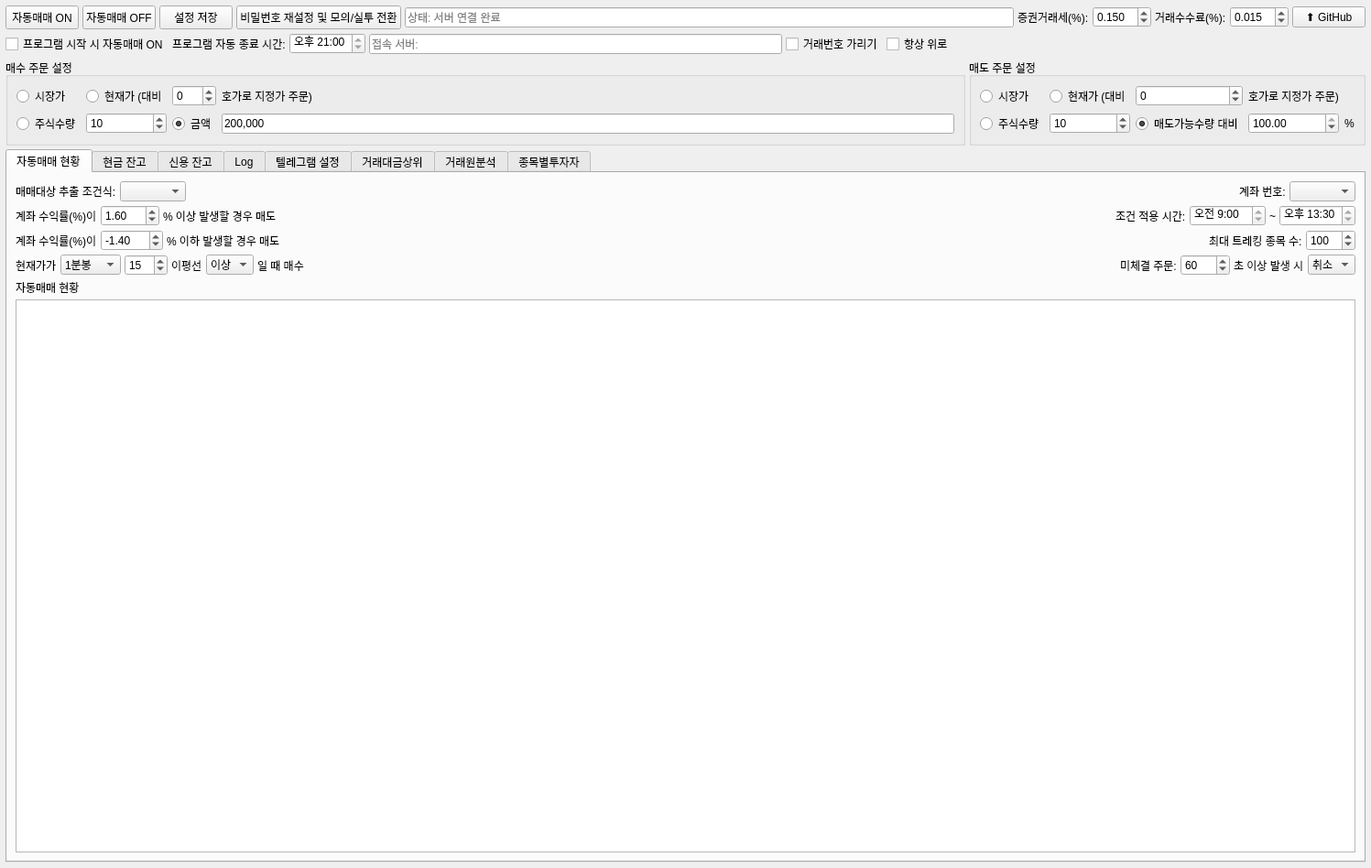
<?xml version="1.0" encoding="UTF-8"?>
<ui version="4.0">
 <class>MainWindow</class>
 <widget class="QMainWindow" name="MainWindow">
  <property name="geometry">
   <rect>
    <x>0</x>
    <y>0</y>
    <width>1497</width>
    <height>948</height>
   </rect>
  </property>
  <property name="windowTitle">
   <string>키움증권 자동 주문 프로그램</string>
  </property>
  <widget class="QWidget" name="centralwidget">
   <layout class="QVBoxLayout" name="verticalLayout_main">
    <property name="spacing">
     <number>4</number>
    </property>
    <property name="leftMargin">
     <number>6</number>
    </property>
    <property name="topMargin">
     <number>6</number>
    </property>
    <property name="rightMargin">
     <number>6</number>
    </property>
    <property name="bottomMargin">
     <number>6</number>
    </property>
    <item>
     <layout class="QHBoxLayout" name="hl_top">
      <item>
       <widget class="QPushButton" name="autoOnPushButton">
        <property name="text">
         <string>자동매매 ON</string>
        </property>
       </widget>
      </item>
      <item>
       <widget class="QPushButton" name="autoOffPushButton">
        <property name="text">
         <string>자동매매 OFF</string>
        </property>
       </widget>
      </item>
      <item>
       <widget class="QPushButton" name="saveSettingsPushButton">
        <property name="text">
         <string>설정 저장</string>
        </property>
       </widget>
      </item>
      <item>
       <widget class="QPushButton" name="convertServerPushButton">
        <property name="text">
         <string>비밀번호 재설정 및 모의/실투 전환</string>
        </property>
       </widget>
      </item>
      <item>
       <widget class="QLineEdit" name="statusLineEdit">
        <property name="readOnly">
         <bool>true</bool>
        </property>
        <property name="placeholderText">
         <string>상태: 서버 연결 완료</string>
        </property>
       </widget>
      </item>
      <item>
       <widget class="QLabel" name="label_tax">
        <property name="text">
         <string>증권거래세(%):</string>
        </property>
       </widget>
      </item>
      <item>
       <widget class="QDoubleSpinBox" name="taxDoubleSpinBox">
        <property name="decimals">
         <number>3</number>
        </property>
        <property name="maximum">
         <double>10.000000000000000</double>
        </property>
        <property name="singleStep">
         <double>0.001000000000000</double>
        </property>
        <property name="value">
         <double>0.150000000000000</double>
        </property>
       </widget>
      </item>
      <item>
       <widget class="QLabel" name="label_fee">
        <property name="text">
         <string>거래수수료(%):</string>
        </property>
       </widget>
      </item>
      <item>
       <widget class="QDoubleSpinBox" name="transactionFeeDoubleSpinBox">
        <property name="decimals">
         <number>3</number>
        </property>
        <property name="maximum">
         <double>10.000000000000000</double>
        </property>
        <property name="singleStep">
         <double>0.001000000000000</double>
        </property>
        <property name="value">
         <double>0.015000000000000</double>
        </property>
       </widget>
      </item>
      <item>
       <widget class="QPushButton" name="githubPushButton">
        <property name="text">
         <string>⬆ GitHub</string>
        </property>
        <property name="toolTip">
         <string>GitHub에 현재 코드를 업로드합니다 (git add → commit → push)</string>
        </property>
        <property name="minimumWidth">
         <number>100</number>
        </property>
        <property name="maximumWidth">
         <number>120</number>
        </property>
       </widget>
      </item>
     </layout>
    </item>
    <item>
     <layout class="QHBoxLayout" name="hl_options">
      <item>
       <widget class="QCheckBox" name="autoOnCheckBox">
        <property name="text">
         <string>프로그램 시작 시 자동매매 ON</string>
        </property>
       </widget>
      </item>
      <item>
       <widget class="QLabel" name="label_shutdown">
        <property name="text">
         <string>프로그램 자동 종료 시간:</string>
        </property>
       </widget>
      </item>
      <item>
       <widget class="QTimeEdit" name="autoShutDownTimeEdit">
        <property name="displayFormat">
         <string>오후 h:mm</string>
        </property>
        <property name="time">
         <time>
          <hour>21</hour>
          <minute>0</minute>
          <second>0</second>
         </time>
        </property>
       </widget>
      </item>
      <item>
       <widget class="QLineEdit" name="serverLineEdit">
        <property name="readOnly">
         <bool>true</bool>
        </property>
        <property name="placeholderText">
         <string>접속 서버:</string>
        </property>
       </widget>
      </item>
      <item>
       <widget class="QCheckBox" name="maskAccountCheckBox">
        <property name="text">
         <string>거래번호 가리기</string>
        </property>
       </widget>
      </item>
      <item>
       <widget class="QCheckBox" name="alwaysOnTopCheckBox">
        <property name="text">
         <string>항상 위로</string>
        </property>
       </widget>
      </item>
      <item>
       <spacer name="sp_options">
        <property name="orientation">
         <enum>Qt::Horizontal</enum>
        </property>
        <property name="sizeHint" stdset="0">
         <size>
          <width>40</width>
          <height>20</height>
         </size>
        </property>
       </spacer>
      </item>
     </layout>
    </item>
    <item>
     <layout class="QHBoxLayout" name="hl_order_settings">
      <item>
       <widget class="QGroupBox" name="groupBox_buy">
        <property name="title">
         <string>매수 주문 설정</string>
        </property>
        <layout class="QGridLayout" name="gl_buy">
         <item row="0" column="0">
          <widget class="QRadioButton" name="buyMarketRadioButton">
           <property name="text">
            <string>시장가</string>
           </property>
          </widget>
         </item>
         <item row="0" column="1">
          <widget class="QRadioButton" name="buyLimitRadioButton">
           <property name="text">
            <string>현재가 (대비</string>
           </property>
           <property name="checked">
            <bool>false</bool>
           </property>
          </widget>
         </item>
         <item row="0" column="2">
          <widget class="QSpinBox" name="buyOffsetSpinBox">
           <property name="minimum">
            <number>-99</number>
           </property>
           <property name="maximum">
            <number>99</number>
           </property>
           <property name="value">
            <number>0</number>
           </property>
          </widget>
         </item>
         <item row="0" column="3">
          <widget class="QLabel" name="label_buy_hoga">
           <property name="text">
            <string>호가로 지정가 주문)</string>
           </property>
          </widget>
         </item>
         <item row="1" column="0">
          <widget class="QRadioButton" name="buyQuantityRadioButton">
           <property name="text">
            <string>주식수량</string>
           </property>
          </widget>
         </item>
         <item row="1" column="1">
          <widget class="QSpinBox" name="buyQuantitySpinBox">
           <property name="minimum">
            <number>1</number>
           </property>
           <property name="maximum">
            <number>99999</number>
           </property>
           <property name="value">
            <number>10</number>
           </property>
          </widget>
         </item>
         <item row="1" column="2">
          <widget class="QRadioButton" name="buyAmountRadioButton">
           <property name="text">
            <string>금액</string>
           </property>
           <property name="checked">
            <bool>true</bool>
           </property>
          </widget>
         </item>
         <item row="1" column="3">
          <widget class="QLineEdit" name="customBuyAmountLineEdit">
           <property name="text">
            <string>200,000</string>
           </property>
          </widget>
         </item>
        </layout>
       </widget>
      </item>
      <item>
       <widget class="QGroupBox" name="groupBox_sell">
        <property name="title">
         <string>매도 주문 설정</string>
        </property>
        <layout class="QGridLayout" name="gl_sell">
         <item row="0" column="0">
          <widget class="QRadioButton" name="sellMarketRadioButton">
           <property name="text">
            <string>시장가</string>
           </property>
          </widget>
         </item>
         <item row="0" column="1">
          <widget class="QRadioButton" name="sellLimitRadioButton">
           <property name="text">
            <string>현재가 (대비</string>
           </property>
           <property name="checked">
            <bool>false</bool>
           </property>
          </widget>
         </item>
         <item row="0" column="2">
          <widget class="QSpinBox" name="sellOffsetSpinBox">
           <property name="minimum">
            <number>-99</number>
           </property>
           <property name="maximum">
            <number>99</number>
           </property>
           <property name="value">
            <number>0</number>
           </property>
          </widget>
         </item>
         <item row="0" column="3">
          <widget class="QLabel" name="label_sell_hoga">
           <property name="text">
            <string>호가로 지정가 주문)</string>
           </property>
          </widget>
         </item>
         <item row="1" column="0">
          <widget class="QRadioButton" name="sellQuantityRadioButton">
           <property name="text">
            <string>주식수량</string>
           </property>
          </widget>
         </item>
         <item row="1" column="1">
          <widget class="QSpinBox" name="sellQuantitySpinBox">
           <property name="minimum">
            <number>1</number>
           </property>
           <property name="maximum">
            <number>99999</number>
           </property>
           <property name="value">
            <number>10</number>
           </property>
          </widget>
         </item>
         <item row="1" column="2">
          <widget class="QRadioButton" name="sellAvailableRadioButton">
           <property name="text">
            <string>매도가능수량 대비</string>
           </property>
           <property name="checked">
            <bool>true</bool>
           </property>
          </widget>
         </item>
         <item row="1" column="3">
          <widget class="QDoubleSpinBox" name="sellAvailableRatioSpinBox">
           <property name="minimum">
            <double>1.000000000000000</double>
           </property>
           <property name="maximum">
            <double>100.000000000000000</double>
           </property>
           <property name="value">
            <double>100.000000000000000</double>
           </property>
          </widget>
         </item>
         <item row="1" column="4">
          <widget class="QLabel" name="label_sell_pct">
           <property name="text">
            <string>%</string>
           </property>
          </widget>
         </item>
        </layout>
       </widget>
      </item>
     </layout>
    </item>
    <item>
     <widget class="QTabWidget" name="mainTabWidget">
      <property name="currentIndex">
       <number>0</number>
      </property>
      <widget class="QWidget" name="tab_auto">
       <attribute name="title">
        <string>자동매매 현황</string>
       </attribute>
       <layout class="QVBoxLayout" name="vl_auto">
        <property name="spacing">
         <number>4</number>
        </property>
        <item>
         <layout class="QHBoxLayout" name="hl_condition">
          <item>
           <widget class="QLabel" name="label_condition">
            <property name="text">
             <string>매매대상 추출 조건식:</string>
            </property>
           </widget>
          </item>
          <item>
           <widget class="QComboBox" name="conditionSearchComboBox"/>
          </item>
          <item>
           <spacer name="sp_cond">
            <property name="orientation">
             <enum>Qt::Horizontal</enum>
            </property>
            <property name="sizeHint" stdset="0">
             <size>
              <width>20</width>
              <height>20</height>
             </size>
            </property>
           </spacer>
          </item>
          <item>
           <widget class="QLabel" name="label_accountnum">
            <property name="text">
             <string>계좌 번호:</string>
            </property>
           </widget>
          </item>
          <item>
           <widget class="QComboBox" name="customAccountNumComboBox"/>
          </item>
         </layout>
        </item>
        <item>
         <layout class="QHBoxLayout" name="hl_profit_upper">
          <item>
           <widget class="QLabel" name="label_profit_upper">
            <property name="text">
             <string>계좌 수익률(%)이</string>
            </property>
           </widget>
          </item>
          <item>
           <widget class="QDoubleSpinBox" name="profitSellUpperSpinBox">
            <property name="minimum">
             <double>0.000000000000000</double>
            </property>
            <property name="maximum">
             <double>100.000000000000000</double>
            </property>
            <property name="singleStep">
             <double>0.010000000000000</double>
            </property>
            <property name="value">
             <double>1.600000000000000</double>
            </property>
           </widget>
          </item>
          <item>
           <widget class="QLabel" name="label_profit_upper2">
            <property name="text">
             <string>% 이상 발생할 경우 매도</string>
            </property>
           </widget>
          </item>
          <item>
           <spacer name="sp_upper">
            <property name="orientation">
             <enum>Qt::Horizontal</enum>
            </property>
            <property name="sizeHint" stdset="0">
             <size>
              <width>20</width>
              <height>20</height>
             </size>
            </property>
           </spacer>
          </item>
          <item>
           <widget class="QLabel" name="label_tradetime">
            <property name="text">
             <string>조건 적용 시간:</string>
            </property>
           </widget>
          </item>
          <item>
           <widget class="QTimeEdit" name="tradeStartTimeEdit">
            <property name="displayFormat">
             <string>오전 h:mm</string>
            </property>
            <property name="time">
             <time>
              <hour>9</hour>
              <minute>0</minute>
              <second>0</second>
             </time>
            </property>
           </widget>
          </item>
          <item>
           <widget class="QLabel" name="label_tilde">
            <property name="text">
             <string>~</string>
            </property>
           </widget>
          </item>
          <item>
           <widget class="QTimeEdit" name="tradeEndTimeEdit">
            <property name="displayFormat">
             <string>오후 h:mm</string>
            </property>
            <property name="time">
             <time>
              <hour>13</hour>
              <minute>30</minute>
              <second>0</second>
             </time>
            </property>
           </widget>
          </item>
         </layout>
        </item>
        <item>
         <layout class="QHBoxLayout" name="hl_profit_lower">
          <item>
           <widget class="QLabel" name="label_profit_lower">
            <property name="text">
             <string>계좌 수익률(%)이</string>
            </property>
           </widget>
          </item>
          <item>
           <widget class="QDoubleSpinBox" name="profitSellLowerSpinBox">
            <property name="minimum">
             <double>-100.000000000000000</double>
            </property>
            <property name="maximum">
             <double>0.000000000000000</double>
            </property>
            <property name="singleStep">
             <double>0.010000000000000</double>
            </property>
            <property name="value">
             <double>-1.400000000000000</double>
            </property>
           </widget>
          </item>
          <item>
           <widget class="QLabel" name="label_profit_lower2">
            <property name="text">
             <string>% 이하 발생할 경우 매도</string>
            </property>
           </widget>
          </item>
          <item>
           <spacer name="sp_lower">
            <property name="orientation">
             <enum>Qt::Horizontal</enum>
            </property>
            <property name="sizeHint" stdset="0">
             <size>
              <width>20</width>
              <height>20</height>
             </size>
            </property>
           </spacer>
          </item>
          <item>
           <widget class="QLabel" name="label_maxtrack">
            <property name="text">
             <string>최대 트레킹 종목 수:</string>
            </property>
           </widget>
          </item>
          <item>
           <widget class="QSpinBox" name="maxTrackingCountSpinBox">
            <property name="minimum">
             <number>1</number>
            </property>
            <property name="maximum">
             <number>9999</number>
            </property>
            <property name="value">
             <number>100</number>
            </property>
           </widget>
          </item>
         </layout>
        </item>
        <item>
         <layout class="QHBoxLayout" name="hl_ma">
          <item>
           <widget class="QLabel" name="label_ma_prefix">
            <property name="text">
             <string>현재가가</string>
            </property>
           </widget>
          </item>
          <item>
           <widget class="QComboBox" name="candleTypeComboBox">
            <item>
             <property name="text">
              <string>1분봉</string>
             </property>
            </item>
            <item>
             <property name="text">
              <string>3분봉</string>
             </property>
            </item>
            <item>
             <property name="text">
              <string>5분봉</string>
             </property>
            </item>
            <item>
             <property name="text">
              <string>10분봉</string>
             </property>
            </item>
            <item>
             <property name="text">
              <string>15분봉</string>
             </property>
            </item>
            <item>
             <property name="text">
              <string>30분봉</string>
             </property>
            </item>
            <item>
             <property name="text">
              <string>60분봉</string>
             </property>
            </item>
            <item>
             <property name="text">
              <string>일봉</string>
             </property>
            </item>
           </widget>
          </item>
          <item>
           <widget class="QSpinBox" name="maLengthSpinBox">
            <property name="minimum">
             <number>1</number>
            </property>
            <property name="maximum">
             <number>999</number>
            </property>
            <property name="value">
             <number>15</number>
            </property>
           </widget>
          </item>
          <item>
           <widget class="QLabel" name="label_matype">
            <property name="text">
             <string>이평선</string>
            </property>
           </widget>
          </item>
          <item>
           <widget class="QComboBox" name="maConditionComboBox">
            <item>
             <property name="text">
              <string>이상</string>
             </property>
            </item>
            <item>
             <property name="text">
              <string>이하</string>
             </property>
            </item>
           </widget>
          </item>
          <item>
           <widget class="QLabel" name="label_ma_suffix">
            <property name="text">
             <string>일 때 매수</string>
            </property>
           </widget>
          </item>
          <item>
           <spacer name="sp_ma">
            <property name="orientation">
             <enum>Qt::Horizontal</enum>
            </property>
            <property name="sizeHint" stdset="0">
             <size>
              <width>20</width>
              <height>20</height>
             </size>
            </property>
           </spacer>
          </item>
          <item>
           <widget class="QLabel" name="label_unfilled">
            <property name="text">
             <string>미체결 주문:</string>
            </property>
           </widget>
          </item>
          <item>
           <widget class="QSpinBox" name="unfilledOrderSecondsSpinBox">
            <property name="minimum">
             <number>10</number>
            </property>
            <property name="maximum">
             <number>3600</number>
            </property>
            <property name="value">
             <number>60</number>
            </property>
           </widget>
          </item>
          <item>
           <widget class="QLabel" name="label_unfilled2">
            <property name="text">
             <string>초 이상 발생 시</string>
            </property>
           </widget>
          </item>
          <item>
           <widget class="QComboBox" name="unfilledOrderActionComboBox">
            <item>
             <property name="text">
              <string>취소</string>
             </property>
            </item>
            <item>
             <property name="text">
              <string>정정</string>
             </property>
            </item>
           </widget>
          </item>
         </layout>
        </item>
        <item>
         <widget class="QLabel" name="label_autotrade_table">
          <property name="text">
           <string>자동매매 현황</string>
          </property>
         </widget>
        </item>
        <item>
         <widget class="QTableView" name="autoTradeTableView"/>
        </item>
       </layout>
      </widget>
      <widget class="QWidget" name="tab_cash">
       <attribute name="title">
        <string>현금 잔고</string>
       </attribute>
       <layout class="QVBoxLayout" name="vl_cash">
        <item>
         <widget class="QTableView" name="accountInfoTableView"/>
        </item>
       </layout>
      </widget>
      <widget class="QWidget" name="tab_credit">
       <attribute name="title">
        <string>신용 잔고</string>
       </attribute>
       <layout class="QVBoxLayout" name="vl_credit">
        <item>
         <widget class="QTableView" name="creditAccountInfoTableView"/>
        </item>
       </layout>
      </widget>
      <widget class="QWidget" name="tab_log">
       <attribute name="title">
        <string>Log</string>
       </attribute>
       <layout class="QVBoxLayout" name="vl_log">
        <item>
         <widget class="QPlainTextEdit" name="logPlainTextEdit">
          <property name="readOnly">
           <bool>true</bool>
          </property>
         </widget>
        </item>
       </layout>
      </widget>
      <widget class="QWidget" name="tab_telegram">
       <attribute name="title">
        <string>텔레그램 설정</string>
       </attribute>
       <layout class="QVBoxLayout" name="vl_telegram">
        <item>
         <layout class="QHBoxLayout" name="hl_tg_keys">
          <item>
           <widget class="QLabel" name="label_apikey">
            <property name="text">
             <string>API KEY:</string>
            </property>
           </widget>
          </item>
          <item>
           <widget class="QLineEdit" name="telegramAPIKEYLineEdit"/>
          </item>
          <item>
           <widget class="QLabel" name="label_chatid">
            <property name="text">
             <string>Chat ID:</string>
            </property>
           </widget>
          </item>
          <item>
           <widget class="QLineEdit" name="telegramChatIDLineEdit"/>
          </item>
         </layout>
        </item>
        <item>
         <layout class="QHBoxLayout" name="hl_tg_opt">
          <item>
           <widget class="QRadioButton" name="telegramOnlyLoginRadioButton">
            <property name="text">
             <string>로그인 시만 전송</string>
            </property>
            <property name="checked">
             <bool>true</bool>
            </property>
           </widget>
          </item>
          <item>
           <widget class="QRadioButton" name="telegramSendAllRadioButton">
            <property name="text">
             <string>전체 전송</string>
            </property>
           </widget>
          </item>
          <item>
           <widget class="QPushButton" name="sendSampleTelegramPushButton">
            <property name="text">
             <string>테스트 전송</string>
            </property>
           </widget>
          </item>
          <item>
           <spacer name="sp_tg">
            <property name="orientation">
             <enum>Qt::Horizontal</enum>
            </property>
            <property name="sizeHint" stdset="0">
             <size>
              <width>40</width>
              <height>20</height>
             </size>
            </property>
           </spacer>
          </item>
         </layout>
        </item>
        <item>
         <spacer name="sp_tg_v">
          <property name="orientation">
           <enum>Qt::Vertical</enum>
          </property>
          <property name="sizeHint" stdset="0">
           <size>
            <width>20</width>
            <height>40</height>
           </size>
          </property>
         </spacer>
        </item>
       </layout>
      </widget>
      <widget class="QWidget" name="tab_top_trading">
       <attribute name="title">
        <string>거래대금상위</string>
       </attribute>
       <layout class="QVBoxLayout" name="vl_top_trading">
        <property name="leftMargin">
         <number>4</number>
        </property>
        <property name="topMargin">
         <number>4</number>
        </property>
        <property name="rightMargin">
         <number>4</number>
        </property>
        <property name="bottomMargin">
         <number>4</number>
        </property>
        <item>
         <layout class="QHBoxLayout" name="hl_top_trading_ctrl">
          <item>
           <widget class="QLabel" name="label_top_market">
            <property name="text">
             <string>시장:</string>
            </property>
           </widget>
          </item>
          <item>
           <widget class="QComboBox" name="topTradingMarketComboBox"/>
          </item>
          <item>
           <widget class="QLabel" name="label_top_filter">
            <property name="text">
             <string>종목조건:</string>
            </property>
           </widget>
          </item>
          <item>
           <widget class="QComboBox" name="topTradingFilterComboBox"/>
          </item>
          <item>
           <widget class="QPushButton" name="topTradingRefreshPushButton">
            <property name="text">
             <string>조회</string>
            </property>
           </widget>
          </item>
          <item>
           <widget class="QLabel" name="label_top_interval">
            <property name="text">
             <string>자동조회 간격:</string>
            </property>
           </widget>
          </item>
          <item>
           <widget class="QSpinBox" name="topTradingIntervalSpinBox">
            <property name="minimum">
             <number>10</number>
            </property>
            <property name="maximum">
             <number>3600</number>
            </property>
            <property name="value">
             <number>60</number>
            </property>
           </widget>
          </item>
          <item>
           <widget class="QLabel" name="label_top_sec">
            <property name="text">
             <string>초</string>
            </property>
           </widget>
          </item>
          <item>
           <widget class="QPushButton" name="topTradingAutoRefreshPushButton">
            <property name="text">
             <string>자동조회 OFF</string>
            </property>
            <property name="checkable">
             <bool>true</bool>
            </property>
           </widget>
          </item>
          <item>
           <widget class="QPushButton" name="topTradingSectorSortPushButton">
            <property name="text">
             <string>섹터정렬 OFF</string>
            </property>
            <property name="checkable">
             <bool>true</bool>
            </property>
           </widget>
          </item>
          <item>
           <spacer name="sp_top_trading_h">
            <property name="orientation">
             <enum>Qt::Horizontal</enum>
            </property>
            <property name="sizeHint" stdset="0">
             <size>
              <width>40</width>
              <height>20</height>
             </size>
            </property>
           </spacer>
          </item>
          <item>
           <widget class="QLabel" name="trUsageLabel">
            <property name="text">
             <string>TR 사용: 0 / 990  |  잔여: 990</string>
            </property>
           </widget>
          </item>
         </layout>
        </item>
        <item>
         <widget class="QTableWidget" name="topTradingTableWidget">
          <property name="editTriggers">
           <set>QAbstractItemView::NoEditTriggers</set>
          </property>
          <property name="selectionBehavior">
           <enum>QAbstractItemView::SelectRows</enum>
          </property>
          <property name="columnCount">
           <number>12</number>
          </property>
          <column>
           <property name="text"><string>순위</string></property>
          </column>
          <column>
           <property name="text"><string>전일순위</string></property>
          </column>
          <column>
           <property name="text"><string>종목명</string></property>
          </column>
          <column>
           <property name="text"><string>업종</string></property>
          </column>
          <column>
           <property name="text"><string>현재가</string></property>
          </column>
          <column>
           <property name="text"><string>전일대비</string></property>
          </column>
          <column>
           <property name="text"><string>등락률(%)</string></property>
          </column>
          <column>
           <property name="text"><string>매도호가</string></property>
          </column>
          <column>
           <property name="text"><string>매수호가</string></property>
          </column>
          <column>
           <property name="text"><string>거래량</string></property>
          </column>
          <column>
           <property name="text"><string>시가총액(억)</string></property>
          </column>
          <column>
           <property name="text"><string>거래대금(억)</string></property>
          </column>
         </widget>
        </item>
       </layout>
      </widget>
      <widget class="QWidget" name="tab_broker">
       <attribute name="title">
        <string>거래원분석</string>
       </attribute>
       <layout class="QVBoxLayout" name="vl_broker">
        <property name="leftMargin"><number>4</number></property>
        <property name="topMargin"><number>4</number></property>
        <property name="rightMargin"><number>4</number></property>
        <property name="bottomMargin"><number>4</number></property>
        <item>
         <layout class="QHBoxLayout" name="hl_broker_ctrl">
          <item>
           <widget class="QLabel" name="label_broker_code">
            <property name="text"><string>종목코드:</string></property>
           </widget>
          </item>
          <item>
           <widget class="QLineEdit" name="brokerStockCodeLineEdit">
            <property name="placeholderText"><string>예: 000660</string></property>
            <property name="maximumWidth"><number>80</number></property>
           </widget>
          </item>
          <item>
           <widget class="QLabel" name="brokerStockNameLabel">
            <property name="text"><string></string></property>
            <property name="minimumWidth"><number>80</number></property>
           </widget>
          </item>
          <item>
           <widget class="QRadioButton" name="brokerTimeRadioButton">
            <property name="text"><string>시간별</string></property>
            <property name="checked"><bool>true</bool></property>
           </widget>
          </item>
          <item>
           <widget class="QRadioButton" name="brokerDayRadioButton">
            <property name="text"><string>일별</string></property>
           </widget>
          </item>
          <item>
           <widget class="QLabel" name="label_broker_date">
            <property name="text"><string>날짜:</string></property>
           </widget>
          </item>
          <item>
           <widget class="QDateEdit" name="brokerAnalysisDateEdit">
            <property name="calendarPopup"><bool>true</bool></property>
            <property name="displayFormat"><string>yyyy/MM/dd</string></property>
           </widget>
          </item>
          <item>
           <widget class="QPushButton" name="brokerRefreshPushButton">
            <property name="text"><string>조회</string></property>
           </widget>
          </item>
          <item>
           <spacer name="sp_broker_h">
            <property name="orientation"><enum>Qt::Horizontal</enum></property>
            <property name="sizeHint" stdset="0">
             <size><width>40</width><height>20</height></size>
            </property>
           </spacer>
          </item>
          <item>
           <widget class="QLabel" name="brokerTrUsageLabel">
            <property name="text"><string></string></property>
           </widget>
          </item>
         </layout>
        </item>
        <item>
         <widget class="QTableWidget" name="brokerTableWidget">
          <property name="editTriggers">
           <set>QAbstractItemView::NoEditTriggers</set>
          </property>
          <property name="selectionBehavior">
           <enum>QAbstractItemView::SelectRows</enum>
          </property>
          <property name="alternatingRowColors">
           <bool>true</bool>
          </property>
         </widget>
        </item>
       </layout>
      </widget>
      <widget class="QWidget" name="tab_investor">
       <attribute name="title">
        <string>종목별투자자</string>
       </attribute>
       <layout class="QVBoxLayout" name="vl_investor">
        <property name="leftMargin"><number>4</number></property>
        <property name="topMargin"><number>4</number></property>
        <property name="rightMargin"><number>4</number></property>
        <property name="bottomMargin"><number>4</number></property>
        <item>
         <layout class="QHBoxLayout" name="hl_investor_ctrl">
          <item>
           <widget class="QLabel" name="label_inv_code">
            <property name="text"><string>종목코드:</string></property>
           </widget>
          </item>
          <item>
           <widget class="QLineEdit" name="investorStockCodeLineEdit">
            <property name="placeholderText"><string>예: 034020</string></property>
            <property name="maximumWidth"><number>80</number></property>
           </widget>
          </item>
          <item>
           <widget class="QLabel" name="investorStockNameLabel">
            <property name="text"><string></string></property>
            <property name="minimumWidth"><number>80</number></property>
           </widget>
          </item>
          <item>
           <widget class="QLabel" name="label_inv_start">
            <property name="text"><string>시작:</string></property>
           </widget>
          </item>
          <item>
           <widget class="QDateEdit" name="investorStartDateEdit">
            <property name="calendarPopup"><bool>true</bool></property>
            <property name="displayFormat"><string>yyyy/MM/dd</string></property>
           </widget>
          </item>
          <item>
           <widget class="QLabel" name="label_inv_end">
            <property name="text"><string>~</string></property>
           </widget>
          </item>
          <item>
           <widget class="QDateEdit" name="investorEndDateEdit">
            <property name="calendarPopup"><bool>true</bool></property>
            <property name="displayFormat"><string>yyyy/MM/dd</string></property>
           </widget>
          </item>
          <item>
           <widget class="QRadioButton" name="investorAmountRadioButton">
            <property name="text"><string>금액</string></property>
            <property name="checked"><bool>true</bool></property>
           </widget>
          </item>
          <item>
           <widget class="QRadioButton" name="investorQuantityRadioButton">
            <property name="text"><string>수량</string></property>
           </widget>
          </item>
          <item>
           <widget class="QRadioButton" name="investorNetBuyRadioButton">
            <property name="text"><string>순매수</string></property>
            <property name="checked"><bool>true</bool></property>
           </widget>
          </item>
          <item>
           <widget class="QRadioButton" name="investorBuyRadioButton">
            <property name="text"><string>매수</string></property>
           </widget>
          </item>
          <item>
           <widget class="QRadioButton" name="investorSellRadioButton">
            <property name="text"><string>매도</string></property>
           </widget>
          </item>
          <item>
           <widget class="QPushButton" name="investorRefreshPushButton">
            <property name="text"><string>조회</string></property>
           </widget>
          </item>
          <item>
           <spacer name="sp_investor_h">
            <property name="orientation"><enum>Qt::Horizontal</enum></property>
            <property name="sizeHint" stdset="0">
             <size><width>40</width><height>20</height></size>
            </property>
           </spacer>
          </item>
         </layout>
        </item>
        <item>
         <widget class="QTableWidget" name="investorTableWidget">
          <property name="editTriggers">
           <set>QAbstractItemView::NoEditTriggers</set>
          </property>
          <property name="selectionBehavior">
           <enum>QAbstractItemView::SelectRows</enum>
          </property>
          <property name="alternatingRowColors">
           <bool>true</bool>
          </property>
          <column><property name="text"><string>일자</string></property></column>
          <column><property name="text"><string>종가</string></property></column>
          <column><property name="text"><string>대비</string></property></column>
          <column><property name="text"><string>거래량</string></property></column>
          <column><property name="text"><string>개인</string></property></column>
          <column><property name="text"><string>외국인</string></property></column>
          <column><property name="text"><string>기관계</string></property></column>
          <column><property name="text"><string>금융투자</string></property></column>
          <column><property name="text"><string>보험</string></property></column>
          <column><property name="text"><string>투신</string></property></column>
          <column><property name="text"><string>기타금융</string></property></column>
          <column><property name="text"><string>은행</string></property></column>
          <column><property name="text"><string>연기금등</string></property></column>
          <column><property name="text"><string>사모펀드</string></property></column>
          <column><property name="text"><string>국가</string></property></column>
          <column><property name="text"><string>기타법인</string></property></column>
          <column><property name="text"><string>내외국인</string></property></column>
         </widget>
        </item>
       </layout>
      </widget>
     </widget>
    </item>
   </layout>
  </widget>
 </widget>
 <resources/>
 <connections/>
</ui>
